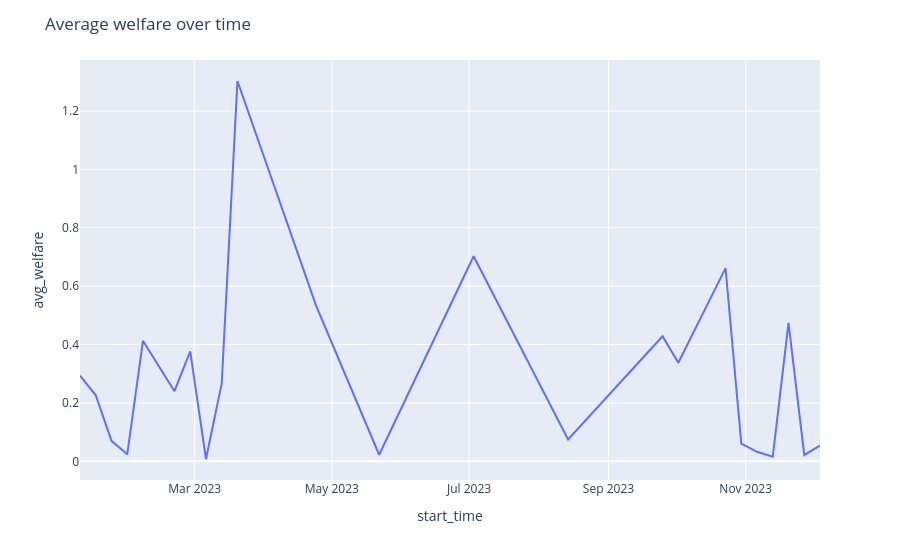

Write notebook code for a chart like this one.
### Code cell
sql = f"""
SELECT
	start_time,
	sum(volume) as bid_volume,
	sum(accepted_volume) as accepted_volume,
	avg(price) as avg_bid_price,
	avg(accepted_price) as clearing_price,
	sum(abs(accepted_price-price)) as welfare,
    sum(abs(accepted_price-price)) / count(distinct(unit_id)) as avg_welfare
FROM market_orders
WHERE accepted_volume != 0
AND {SIM_FILTER}
GROUP BY start_time
"""
prices_over_time = pd.read_sql(sql, con)
px.line(prices_over_time, "start_time", "avg_welfare").update_layout(title="Average welfare over time")

### Figure 1 — Plotly figure (JSON) as saved in the notebook; plotly's stock layout.template omitted (floating-point values rounded to 4 significant figures)
{"data": [{"hovertemplate": "start_time=%{x}<br>avg_welfare=%{y}<extra></extra>", "legendgroup": "", "line": {"color": "#636efa", "dash": "solid"}, "marker": {"symbol": "circle"}, "mode": "lines", "name": "", "orientation": "v", "showlegend": false, "type": "scatter", "x": ["2023-01-09 01:00:00.000000", "2023-01-16 01:00:00.000000", "2023-01-23 01:00:00.000000", "2023-01-30 01:00:00.000000", "2023-02-06 01:00:00.000000", "2023-02-20 01:00:00.000000", "2023-02-27 01:00:00.000000", "2023-03-06 01:00:00.000000", "2023-03-13 01:00:00.000000", "2023-03-20 01:00:00.000000", "2023-04-24 01:00:00.000000", "2023-05-22 01:00:00.000000", "2023-07-03 01:00:00.000000", "2023-08-14 01:00:00.000000", "2023-09-25 01:00:00.000000", "2023-10-02 01:00:00.000000", "2023-10-23 01:00:00.000000", "2023-10-30 01:00:00.000000", "2023-11-06 01:00:00.000000", "2023-11-13 01:00:00.000000", "2023-11-20 01:00:00.000000", "2023-11-27 01:00:00.000000", "2023-12-04 01:00:00.000000"], "xaxis": "x", "y": [0.2936, 0.2264, 0.07022, 0.02417, 0.413, 0.2404, 0.3768, 0.008126, 0.2663, 1.303, 0.5323, 0.02269, 0.7025, 0.07523, 0.4286, 0.338, 0.6617, 0.061, 0.03269, 0.016, 0.4745, 0.0219, 0.05414], "yaxis": "y"}], "layout": {"legend": {"tracegroupgap": 0}, "margin": {"t": 60}, "title": {"text": "Average welfare over time"}, "xaxis": {"anchor": "y", "domain": [0, 1], "title": {"text": "start_time"}}, "yaxis": {"anchor": "x", "domain": [0, 1], "title": {"text": "avg_welfare"}}}}
